Frame 1 (no input): blank canvas, image omitted
Frame 60 (the mouse pressed at the canvas centre just before this capture): blank canvas, image omitted
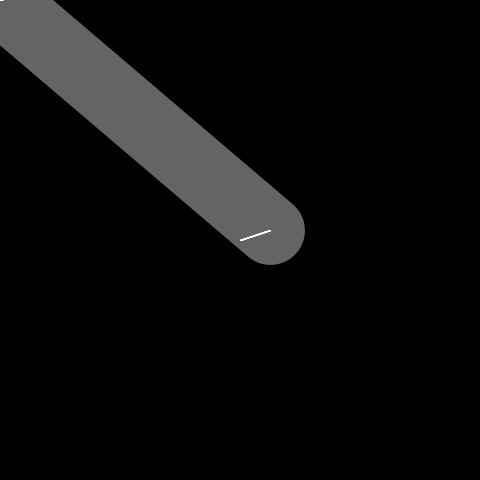
Frame 120 (the mouse held since frame 60 and released just before this capture)

The Processing sketch whose frames 1 and 60 were blank and that drew this single picture after the mouse press (run headless with seeded random() and noise(); from frame 60 on, the mouse is pressed at the canvas centre):

// Processing sketch: response_line_weight_map_mouseClick
// ── response_line_weight_map_mouseClick.pde
void setup() {
  size(480, 480);
  background(0);
  smooth();
}


void draw() {

  float weight = dist(mouseX, mouseY, pmouseX, pmouseY);
  stroke(255,100);
  // Mapping strokeWeight value between 1-10
  float mappedVal = map(weight, 0, 20,1, 5);
  strokeWeight(mappedVal);
  
  line(mouseX+30, mouseY-10, pmouseX, pmouseY);
}

void mouseClicked() {
   //rintln("somebody clicks");
  background(0);
}
